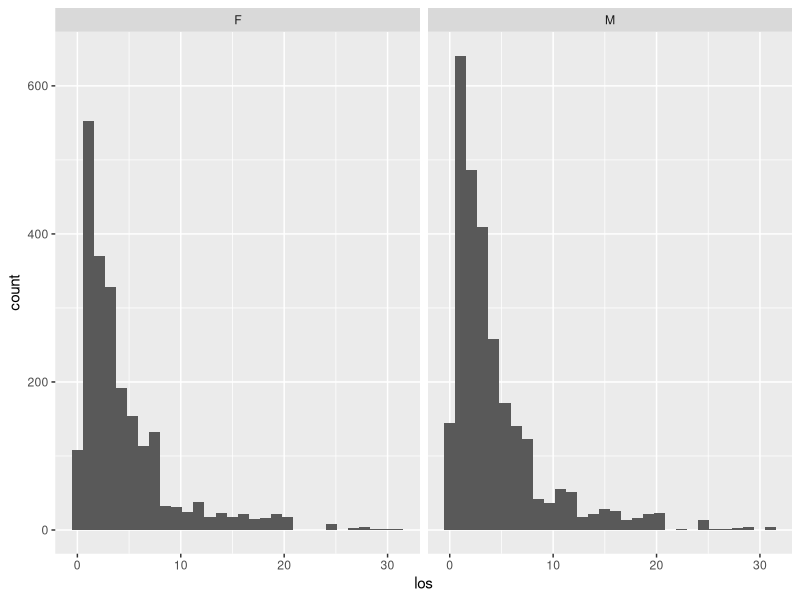

The R source for this figure:
## ---- chunk 1
# We will need this data later.
library(tidyverse)
library(lubridate)
cchic <- read_csv("../intermediate_CCHIC.csv")
## ---- chunk 2
mean(cchic$height, na.rm = TRUE)
## ---- chunk 3
sd(cchic$height, na.rm = TRUE)
## ---- chunk 4
median(cchic$age_years, na.rm = TRUE)
## ---- chunk 5
IQR(cchic$age_years, na.rm = TRUE)
## ---- chunk 6
table(cchic$vital_status)
## ---- chunk 7
status <- table(cchic$vital_status)
prop.table(status)
## ---- chunk 8
cchic %>%
  group_by(sex) %>%
  summarise(av.height = mean(height, na.rm = TRUE))
## ---- chunk 9
t.test(height ~sex, data = cchic)
## ---- chunk 10
table(cchic$sex, cchic$vital_status)
## ---- chunk 11
chisq.test(cchic$sex, cchic$vital_status)
## ---- chunk 12
ggplot(data = cchic, aes(x = los)) +
  geom_histogram() +
  facet_grid(~sex)
## ---- chunk 13
wilcox.test(los ~ sex, data = cchic)
